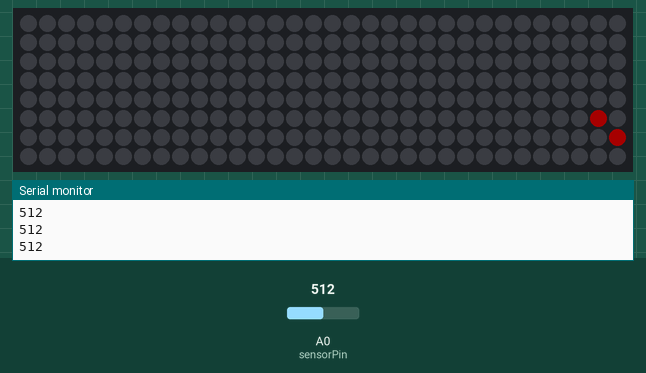
The sketch below on a simulated Arduino Uno, built with avr-gcc and run on an emulated ATmega328P. On the bench: 32×8 RGB LED matrix (first LED top left, wired row by row), the last lines printed to the serial monitor. Inputs (shaded band) come from the test bench; at power-on: A0 (sensorPin) = 512. Dim RGB values are drawn brighter than linear.

Above: at 0.36 s.
At 5.19 s:
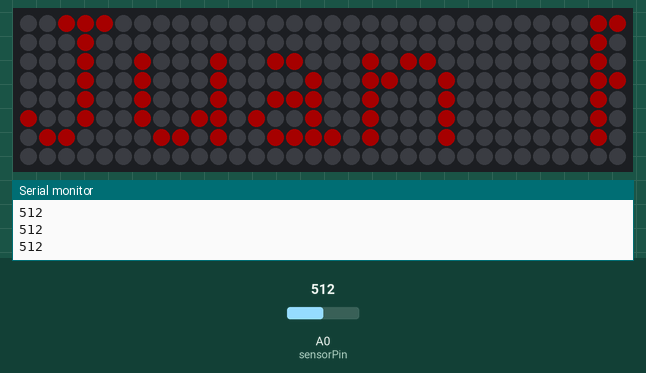
At 10.12 s:
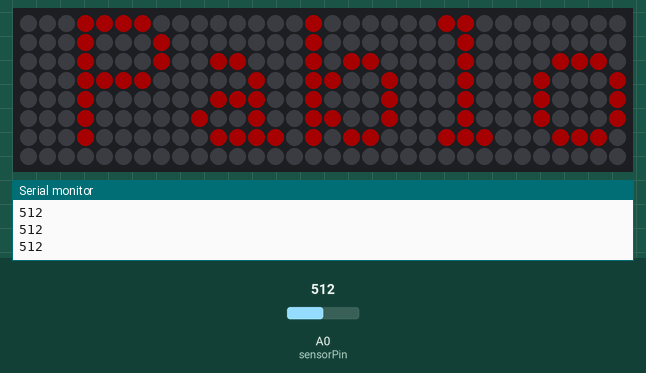
At 20.05 s:
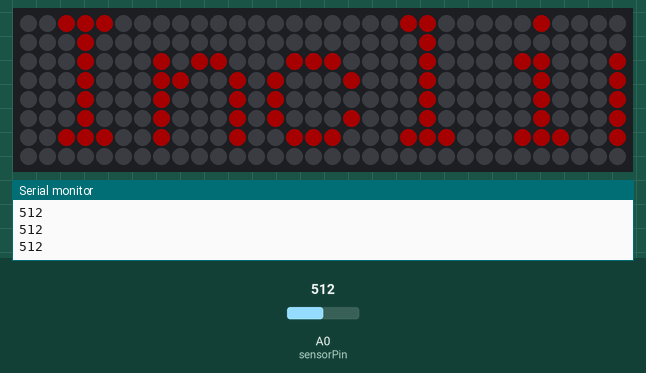
At 29.86 s:
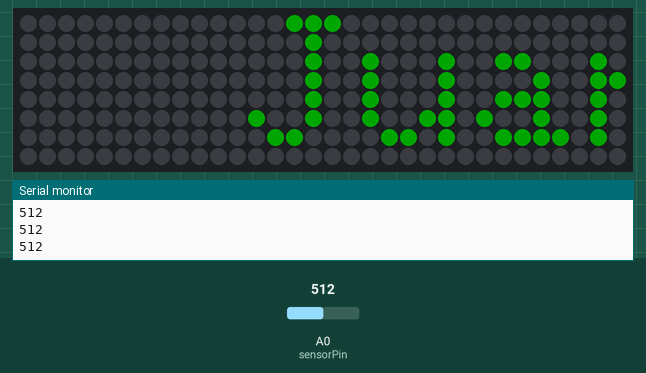
At 39.8 s:
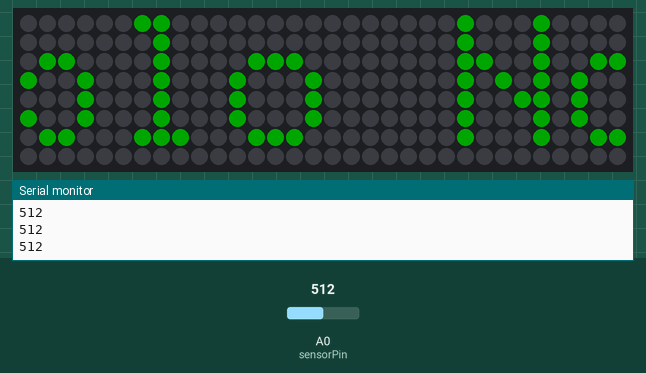

The sketch:

Matriz_RGB.ino
```cpp
// Adafruit_NeoMatrix example for tiled NeoPixel matrices.  Scrolls
// 'Howdy' across three 10x8 NeoPixel grids that were created using
// NeoPixel 60 LEDs per meter flex strip.

#include <Adafruit_GFX.h>
#include <Adafruit_NeoMatrix.h>
#include <Adafruit_NeoPixel.h>
#ifndef PSTR
#define PSTR  // Make Arduino Due happy
#endif

int sensorPin = 14;
int sensorState = 0;
#define PIN 13

Adafruit_NeoMatrix matrix = Adafruit_NeoMatrix(8, 8, 4, 1, PIN,
                                               NEO_TILE_TOP + NEO_TILE_LEFT + NEO_TILE_COLUMNS + NEO_TILE_PROGRESSIVE + NEO_MATRIX_TOP + NEO_MATRIX_LEFT + NEO_MATRIX_COLUMNS + NEO_MATRIX_ZIGZAG,
                                               NEO_GRB + NEO_KHZ800);

const uint16_t colors[] = {
  matrix.Color(255, 0, 0), matrix.Color(0, 255, 0), matrix.Color(0, 0, 255)
};

void setup() {
  pinMode(sensorPin, INPUT);
  matrix.begin();
  matrix.setTextWrap(false);
  matrix.setBrightness(40);
  matrix.setTextColor(colors[0]);
  Serial.begin(9600);
}

int x = matrix.width();
int pass = 0;

void loop() {
  sensorState = analogRead(sensorPin);
  //  A slow fade out
  matrix.fillScreen(0);
  matrix.setCursor(x, 0);
  if (--x < -120) {
    x = matrix.width();
    if (++pass >= 3) pass = 0;
    matrix.setTextColor(colors[pass]);
  }

  Serial.println(sensorState);
  if (sensorState == LOW) {
    matrix.print(F("Juan Pablo"));
    matrix.print(F(" Inclinado"));
  } else {
    matrix.print(F("Juan Pablo"));
    matrix.print(F(" No Inclinado"));
  }
  matrix.show();
  delay(100);
}
```
